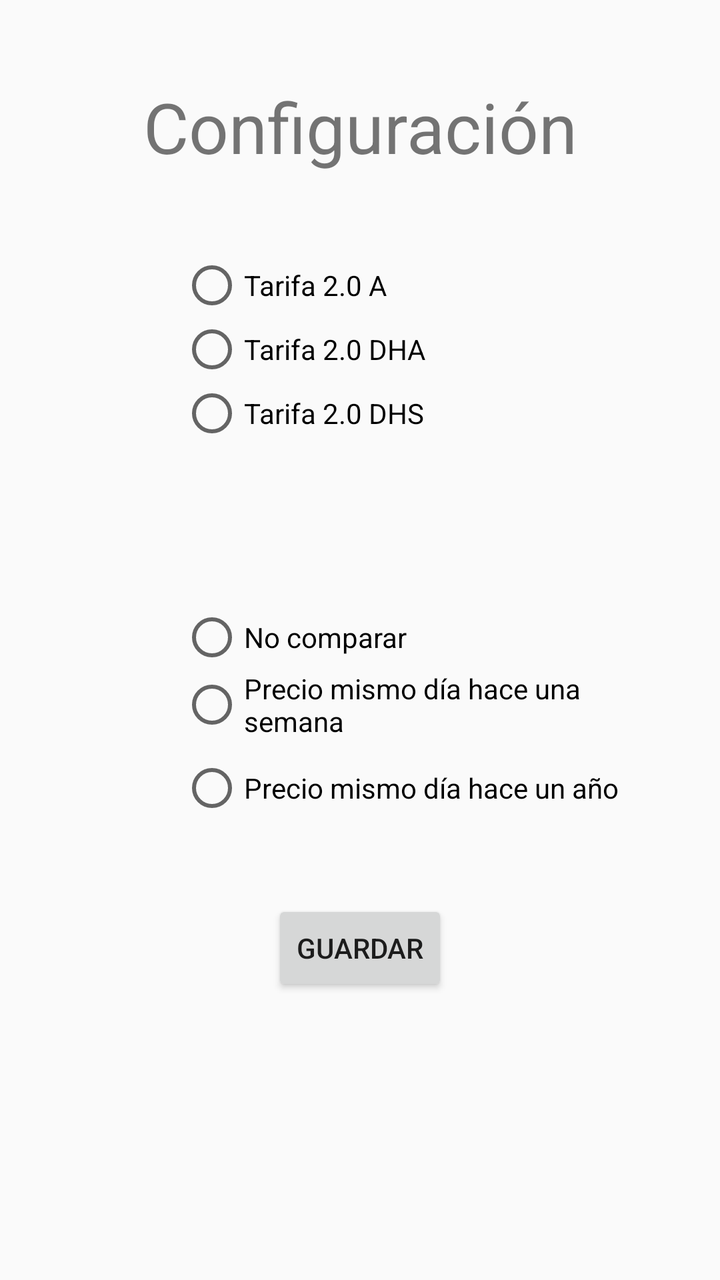
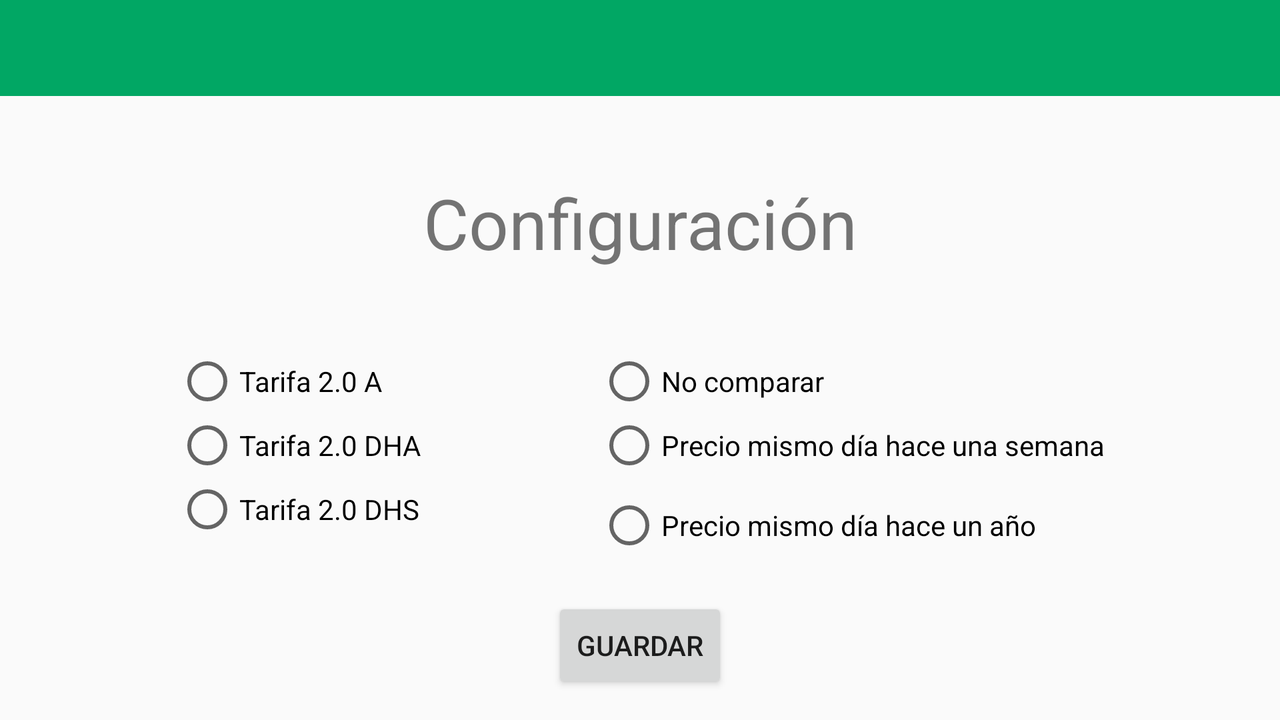

First picture: res/layout/ on a phone held upright. Second picture: the repository's own variant of that layout, on a device whose configuration matches the variant's folder. Source for both follows.
<!-- AndroidManifest.xml: application theme AppTheme -->
<!-- res/layout/layout_configuracion.xml -->
<?xml version="1.0" encoding="utf-8"?>
<ScrollView xmlns:app="http://schemas.android.com/apk/res-auto"
    android:layout_width="match_parent"
    android:layout_height="match_parent"
    xmlns:android="http://schemas.android.com/apk/res/android">
    <android.support.constraint.ConstraintLayout xmlns:android="http://schemas.android.com/apk/res/android"
        xmlns:app="http://schemas.android.com/apk/res-auto"
        xmlns:tools="http://schemas.android.com/tools"
        android:layout_width="match_parent"
        android:layout_height="wrap_content"
        tools:context="com.ruben.precioluz2.Activities.ConfiguracionActivity">

        <RadioGroup xmlns:android="http://schemas.android.com/apk/res/android"
            android:id="@+id/RadioGroup_tarifa"
            android:layout_width="match_parent"
            android:layout_height="wrap_content"
            android:layout_marginEnd="40dp"
            android:layout_marginStart="90dp"
            android:layout_marginTop="40dp"
            android:orientation="vertical"
            app:layout_constraintEnd_toEndOf="parent"
            app:layout_constraintStart_toStartOf="parent"
            app:layout_constraintTop_toBottomOf="@+id/TextView_Configuracion">

            <RadioButton
                android:id="@+id/radioButton_tarifa20A"
                android:layout_width="wrap_content"
                android:layout_height="wrap_content"
                android:text="@string/tarifa_20A"
                />

            <RadioButton
                android:id="@+id/radioButton_tarifa20DHA"
                android:layout_width="wrap_content"
                android:layout_height="wrap_content"
                android:text="@string/tarifa_20DHA"
                />

            <RadioButton
                android:id="@+id/radioButton_tarifa20DHS"
                android:layout_width="wrap_content"
                android:layout_height="wrap_content"

                android:text="@string/tarifa_20DHS"
                />
        </RadioGroup>

        <RadioGroup xmlns:android="http://schemas.android.com/apk/res/android"
            android:id="@+id/RadioGroup_estadisticas"
            android:layout_width="match_parent"
            android:layout_height="wrap_content"
            android:layout_marginEnd="40dp"
            android:layout_marginStart="90dp"
            android:orientation="vertical"
            app:layout_constraintEnd_toEndOf="parent"
            app:layout_constraintStart_toStartOf="parent"
            app:layout_constraintTop_toBottomOf="@+id/RadioGroup_tarifa">
            <RadioButton
                android:id="@+id/RadioButton_no_comparar"
                android:layout_width="wrap_content"
                android:layout_height="wrap_content"
                android:layout_marginTop="80dp"
                android:text="@string/No_comparar"/>
            <RadioButton
                android:id="@+id/RadioButton_hace_una_semana"
                android:layout_width="wrap_content"
                android:layout_height="wrap_content"
                android:text="@string/precios_hace_una_semana" />

            <RadioButton
                android:id="@+id/RadioButton_hace_un_año"
                android:layout_width="wrap_content"
                android:layout_height="wrap_content"
                android:layout_marginEnd="8dp"
                android:layout_marginTop="8dp"
                android:text="@string/precios_hace_un_año" />
        </RadioGroup>

        <TextView
            android:id="@+id/TextView_Configuracion"
            android:layout_width="wrap_content"
            android:layout_height="wrap_content"
            android:layout_marginEnd="8dp"
            android:layout_marginStart="8dp"
            android:layout_marginTop="40dp"
            android:text="@string/configuracion"
            android:textSize="@dimen/tamaño_letra_titulos"
            app:layout_constraintEnd_toEndOf="parent"
            app:layout_constraintStart_toStartOf="parent"
            app:layout_constraintTop_toTopOf="parent" />

        <Button
            android:id="@+id/boton_aceptar"
            android:layout_width="wrap_content"
            android:layout_height="wrap_content"
            android:layout_marginBottom="8dp"
            android:layout_marginEnd="8dp"
            android:layout_marginStart="8dp"
            android:layout_marginTop="40dp"
            android:text="@string/Guardar"

            app:layout_constraintBottom_toBottomOf="parent"
            app:layout_constraintEnd_toEndOf="parent"
            app:layout_constraintStart_toStartOf="parent"
            app:layout_constraintTop_toBottomOf="@+id/RadioGroup_estadisticas" />
    </android.support.constraint.ConstraintLayout>
</ScrollView>
<!-- resources referenced by this layout -->
<resources>
  <string name="Guardar">Guardar</string>
  <string name="No_comparar">No comparar</string>
  <string name="configuracion">Configuración</string>
  <!-- from res/values-port/ -->
  <string name="precios_hace_una_semana">Precio mismo día hace una semana</string>
  <!-- from res/values-port/ -->
  <string name="tarifa_20A">Tarifa 2.0 A</string>
  <!-- from res/values-port/ -->
  <string name="tarifa_20DHA">Tarifa 2.0 DHA</string>
  <!-- from res/values-port/ -->
  <string name="tarifa_20DHS">Tarifa 2.0 DHS</string>
  <!-- from res/values-port/ -->
  <style name="AppTheme" parent="Theme.AppCompat.Light.DarkActionBar" />
</resources>
<!-- res/layout-land/layout_configuracion.xml (the repository's variant of the layout above) -->
<!-- drawn on the phone turned sideways -->
<?xml version="1.0" encoding="utf-8"?>
<ScrollView xmlns:app="http://schemas.android.com/apk/res-auto"
    xmlns:tools="http://schemas.android.com/tools"
    android:layout_width="match_parent"
    android:layout_height="match_parent"
    xmlns:android="http://schemas.android.com/apk/res/android">

    <android.support.constraint.ConstraintLayout xmlns:android="http://schemas.android.com/apk/res/android"
        xmlns:app="http://schemas.android.com/apk/res-auto"
        xmlns:tools="http://schemas.android.com/tools"
        android:layout_width="match_parent"
        android:layout_height="wrap_content"
        tools:context="com.rubisoft.precioluz.Activities.ConfiguracionActivity">
        <include layout="@layout/toolbar" />

        <RadioGroup xmlns:android="http://schemas.android.com/apk/res/android"
            android:id="@+id/RadioGroup_tarifa"
            android:layout_width="wrap_content"
            android:layout_height="wrap_content"
            android:layout_marginTop="40dp"
            android:orientation="vertical"
            app:layout_constraintEnd_toStartOf="@+id/RadioGroup_estadisticas"
            app:layout_constraintHorizontal_bias="0.5"
            app:layout_constraintStart_toStartOf="parent"
            app:layout_constraintTop_toBottomOf="@+id/TextView_Configuracion">

            <RadioButton
                android:id="@+id/radioButton_tarifa20A"
                android:layout_width="wrap_content"
                android:layout_height="wrap_content"
                android:text="@string/tarifa_20A" />

            <RadioButton
                android:id="@+id/radioButton_tarifa20DHA"
                android:layout_width="wrap_content"
                android:layout_height="wrap_content"
                android:text="@string/tarifa_20DHA" />

            <RadioButton
                android:id="@+id/radioButton_tarifa20DHS"
                android:layout_width="wrap_content"
                android:layout_height="wrap_content"

                android:text="@string/tarifa_20DHS" />
        </RadioGroup>

        <RadioGroup xmlns:android="http://schemas.android.com/apk/res/android"
            android:id="@+id/RadioGroup_estadisticas"
            android:layout_width="wrap_content"
            android:layout_height="wrap_content"
            android:orientation="vertical"
            app:layout_constraintEnd_toEndOf="parent"
            app:layout_constraintHorizontal_bias="0.5"
            app:layout_constraintStart_toEndOf="@+id/RadioGroup_tarifa"
            app:layout_constraintTop_toTopOf="@+id/RadioGroup_tarifa">

            <RadioButton
                android:id="@+id/RadioButton_no_comparar"
                android:layout_width="wrap_content"
                android:layout_height="wrap_content"
                android:text="@string/No_comparar" />

            <RadioButton
                android:id="@+id/RadioButton_hace_una_semana"
                android:layout_width="wrap_content"
                android:layout_height="wrap_content"
                android:text="@string/precios_hace_una_semana" />

            <RadioButton
                android:id="@+id/RadioButton_hace_un_año"
                android:layout_width="wrap_content"
                android:layout_height="wrap_content"
                android:layout_marginEnd="8dp"
                android:layout_marginTop="8dp"
                android:text="@string/precios_hace_un_año" />
        </RadioGroup>

        <TextView
            android:id="@+id/TextView_Configuracion"
            android:layout_width="wrap_content"
            android:layout_height="wrap_content"
            android:layout_marginEnd="8dp"
            android:layout_marginStart="8dp"
            android:layout_marginTop="?attr/actionBarSize"
            android:paddingTop="40dp"
            android:text="@string/configuracion"
            android:textSize="@dimen/tamaño_letra_titulos"
            app:layout_constraintEnd_toEndOf="parent"
            app:layout_constraintStart_toStartOf="parent"
            app:layout_constraintTop_toTopOf="parent" />

        <Button
            android:id="@+id/boton_aceptar"
            android:layout_width="wrap_content"
            android:layout_height="wrap_content"
            android:layout_marginBottom="8dp"
            android:layout_marginEnd="8dp"
            android:layout_marginStart="8dp"
            android:layout_marginTop="20dp"
            android:text="@string/Guardar"

            app:layout_constraintBottom_toBottomOf="parent"
            app:layout_constraintEnd_toEndOf="parent"
            app:layout_constraintStart_toStartOf="parent"
            app:layout_constraintTop_toBottomOf="@+id/RadioGroup_estadisticas" />
    </android.support.constraint.ConstraintLayout>


</ScrollView>
<!-- res/layout/toolbar.xml (included above) -->
<?xml version="1.0" encoding="utf-8"?>
<merge xmlns:android="http://schemas.android.com/apk/res/android"
    xmlns:app="http://schemas.android.com/apk/res-auto">

    <android.support.design.widget.AppBarLayout
        android:layout_width="match_parent"
        android:layout_height="wrap_content"
        android:theme="@style/ThemeOverlay.AppCompat.ActionBar">

        <android.support.v7.widget.Toolbar xmlns:android="http://schemas.android.com/apk/res/android"
            android:id="@+id/mToolbar"
            android:layout_width="match_parent"
            android:layout_height="?attr/actionBarSize"
            android:background="@color/primary"
            android:theme="@style/ToolbarTheme"
            app:layout_scrollFlags="scroll|enterAlways"
            app:popupTheme="@style/ThemeOverlay.AppCompat.Light" />

    </android.support.design.widget.AppBarLayout>

</merge>
<!-- resources referenced by the variant -->
<!-- as the phone turned sideways resolves them -->
<resources>
  <color name="primary">#01a764</color>
  <string name="Guardar">Guardar</string>
  <string name="No_comparar">No comparar</string>
  <string name="configuracion">Configuración</string>
  <!-- from res/values-land/ -->
  <string name="precios_hace_una_semana">Precio mismo día hace una semana</string>
  <!-- from res/values-land/ -->
  <string name="tarifa_20A">Tarifa 2.0 A</string>
  <!-- from res/values-land/ -->
  <string name="tarifa_20DHA">Tarifa 2.0 DHA</string>
  <!-- from res/values-land/ -->
  <string name="tarifa_20DHS">Tarifa 2.0 DHS</string>
  <style name="ToolbarTheme" parent="@style/ThemeOverlay.AppCompat.Light">
          
          <item name="android:textColorPrimary">@color/accent</item>
          
          <item name="actionMenuTextColor">@color/accent</item>
          
          <item name="colorAccent">@color/accent</item>
          
          <item name="colorControlNormal">@color/accent</item>
          
          <item name="colorControlActivated">@color/accent</item>
          
          <item name="colorControlHighlight">@color/accent</item>
  
          
          
      </style>
  <!-- from res/values-land/ -->
  <style name="AppTheme" parent="Theme.AppCompat.Light.DarkActionBar" />
  <color name="accent">#dfe701</color>
</resources>
